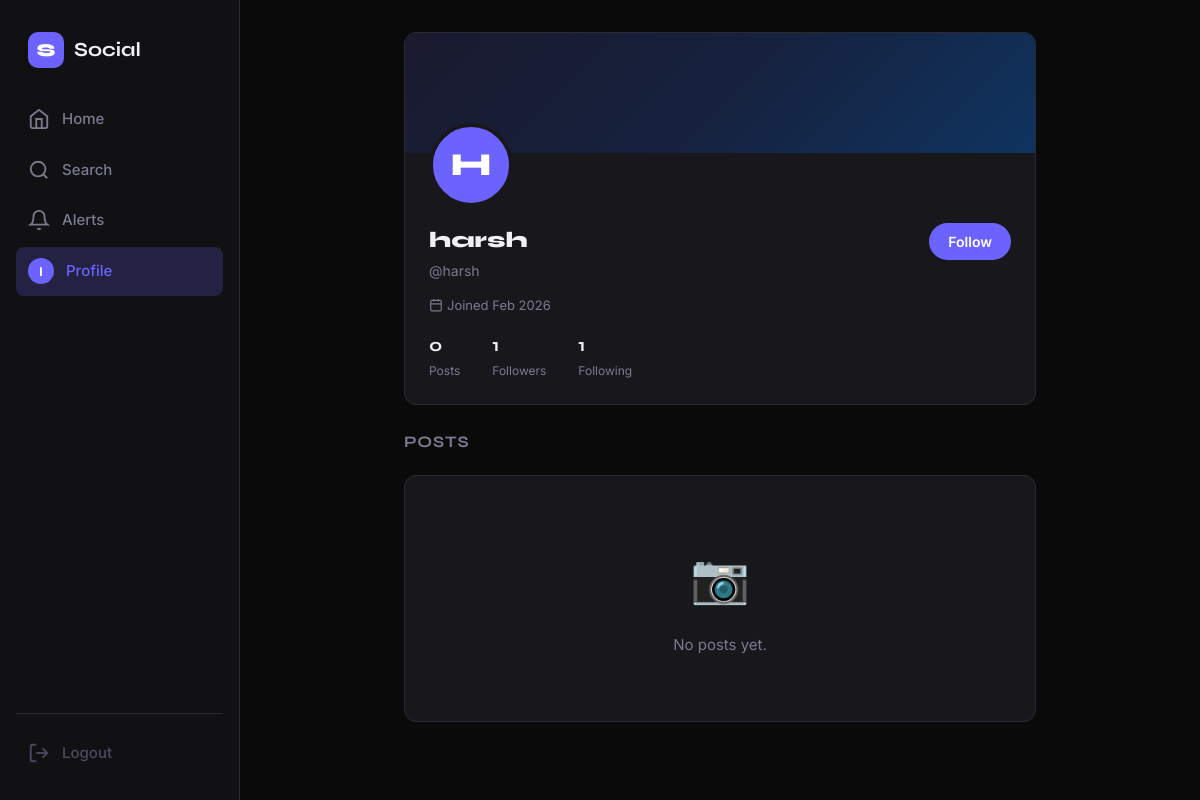
The app's page /profile/harsh/ (signed in) with its own data.
### feed/models.py (models this page shows, shortened)
class UserProfile(models.Model):
    user = models.OneToOneField(
        User,
        on_delete=models.CASCADE,        # If User deleted, Profile deleted too
        related_name='profile'           # Access via: user.profile
    )
    bio = models.TextField(max_length=300, blank=True, default='')
    avatar = models.ImageField(
        upload_to='avatars/',            # Stored in MEDIA_ROOT/avatars/
        blank=True,
        null=True
    )
    website = models.URLField(blank=True, default='')
    location = models.CharField(max_length=100, blank=True, default='')
    followers = models.ManyToManyField(
        'self',
        symmetrical=False,               # A follows B ≠ B follows A
        related_name='following',
        blank=True
    )
    created_at = models.DateTimeField(auto_now_add=True)
    class Meta:
        verbose_name = 'User Profile'
        verbose_name_plural = 'User Profiles'
    def follower_count(self):
        return self.followers.count()
    def following_count(self):
        return self.following.count()
    def post_count(self):
        return self.user.posts.count()

### feed/views.py (the view)
# urls.py: path('profile/<str:username>/',      views.profile_view,    name='profile'),
@login_required
def profile_view(request, username):
    profile_user = get_object_or_404(User, username=username)
    profile = profile_user.profile
    posts = profile_user.posts.select_related('author').prefetch_related('likes', 'comments')
    is_following = request.user.profile.following.filter(user=profile_user).exists()
    is_own_profile = request.user == profile_user
    liked_post_ids = Like.objects.filter(
        user=request.user
    ).values_list('post_id', flat=True)
    context = {
        'profile_user': profile_user,
        'profile': profile,
        'posts': posts,
        'is_following': is_following,
        'is_own_profile': is_own_profile,
        'liked_post_ids': set(liked_post_ids),
    }
    return render(request, 'feed/profile.html', context)

### feed/templatetags/feed_tags.py (called while the page is built)
@register.simple_tag
def get_notification_count(user):
    return user.notifications.filter(is_read=False).count()

@register.filter
def format_count(value):
    try:
        value = int(value)
        if value >= 1_000_000:
            return f"{value/1_000_000:.1f}M"
        elif value >= 1_000:
            return f"{value/1_000:.1f}K"
        return str(value)
    except (ValueError, TypeError):
        return value

### feed/templates/feed/profile.html (shortened to what this page needs)
{% extends 'feed/base.html' %}
{% load feed_tags %}
{% load static %}
{% block content %}
<div class="profile-layout">
  <div class="profile-header-card">
    <div class="profile-cover"></div>
    <div class="profile-info">
      <div class="profile-avatar-large">
        {% if profile.avatar %}
          <img src="{{ profile.avatar.url }}" alt="{{ profile_user.username }}">
        {% else %}
          <span>{{ profile_user.username|first|upper }}</span>
        {% endif %}
      </div>
      <div class="profile-meta">
        <div class="profile-name-row">
          <div>
            <h1 class="profile-display-name">
              {{ profile_user.get_full_name|default:profile_user.username }}
            </h1>
            <p class="profile-handle">@{{ profile_user.username }}</p>
          </div>
          {% if is_own_profile %}
            <a href="{% url 'edit_profile' %}" class="btn btn-outline">Edit Profile</a>
          {% else %}
            <button class="btn {% if is_following %}btn-outline{% else %}btn-primary{% endif %} follow-toggle-btn"
                    data-username="{{ profile_user.username }}"
                    data-url="{% url 'toggle_follow' username=profile_user.username %}"
                    id="follow-btn">
              {% if is_following %}Following{% else %}Follow{% endif %}
            </button>
          {% endif %}
        </div>
        <div class="profile-details">
          <span class="profile-detail">
            <svg width="14" height="14" viewBox="0 0 24 24" fill="none" stroke="currentColor" stroke-width="2">
              <rect x="3" y="4" width="18" height="18" rx="2" ry="2"/><line x1="16" y1="2" x2="16" y2="6"/>
              <line x1="8" y1="2" x2="8" y2="6"/><line x1="3" y1="10" x2="21" y2="10"/>
            </svg>
            Joined {{ profile.created_at|date:"M Y" }}
          </span>
        </div>
        <div class="profile-stats">
          <div class="stat-item">
            <strong class="stat-value">{{ profile.post_count|format_count }}</strong>
            <span class="stat-label">Posts</span>
          </div>
          <div class="stat-item">
            <strong class="stat-value" id="follower-count">{{ profile.follower_count|format_count }}</strong>
            <span class="stat-label">Followers</span>
          </div>
          <div class="stat-item">
            <strong class="stat-value">{{ profile.following_count|format_count }}</strong>
            <span class="stat-label">Following</span>
          </div>
        </div>
      </div>
    </div>
  </div>
  <div class="profile-posts">
    <h3 class="section-heading">Posts</h3>
    {% for post in posts %}
    <article class="post-card" data-post-id="{{ post.id }}">
      <div class="post-header">
        <div class="post-author-link">
          <div class="post-avatar">
            {% if post.author.profile.avatar %}
              <img src="{{ post.author.profile.avatar.url }}" alt="{{ post.author.username }}">
            {% else %}
              <span>{{ post.author.username|first|upper }}</span>
            {% endif %}
          </div>
          <div class="post-author-info">
            <strong>{{ post.author.get_full_name|default:post.author.username }}</strong>
            <span class="post-author-handle">@{{ post.author.username }}</span>
          </div>
        </div>
        <span class="post-time">{{ post.created_at|time_ago }}</span>
        {% if is_own_profile %}
        <div class="post-menu">
          <button class="post-menu-btn" data-menu="{{ post.id }}">···</button>
          <div class="post-dropdown hidden" id="menu-{{ post.id }}">
            <a href="{% url 'post_edit' pk=post.id %}" class="dropdown-item">Edit</a>
            <a href="{% url 'post_delete' pk=post.id %}" class="dropdown-item danger">Delete</a>
          </div>
        </div>
        {% endif %}
      </div>
      {% if post.content %}<p class="post-content">{{ post.content }}</p>{% endif %}
      {% if post.image %}
      <div class="post-image-wrap">
        <a href="{% url 'post_detail' pk=post.id %}">
          <img src="{{ post.image.url }}" alt="Post image" class="post-image" loading="lazy">
        </a>
      </div>
      {% endif %}
      <div class="post-actions">
        <button class="action-btn like-btn {% if post.id in liked_post_ids %}liked{% endif %}"
                data-post="{{ post.id }}"
                data-url="{% url 'toggle_like' pk=post.id %}">
          <svg width="18" height="18" viewBox="0 0 24 24" stroke="currentColor" stroke-width="2"
               fill="{% if post.id in liked_post_ids %}currentColor{% else %}none{% endif %}">
            <path d="M20.84 4.61a5.5 5.5 0 0 0-7.78 0L12 5.67l-1.06-1.06a5.5 5.5 0 0 0-7.78 7.78l1.06 1.06L12 21.23l7.78-7.78 1.06-1.06a5.5 5.5 0 0 0 0-7.78z"/>
          </svg>
          <span class="like-count">{{ post.like_count }}</span>
        </button>
        <a href="{% url 'post_detail' pk=post.id %}" class="action-btn comment-btn">
          <svg width="18" height="18" viewBox="0 0 24 24" fill="none" stroke="currentColor" stroke-width="2">
            <path d="M21 15a2 2 0 0 1-2 2H7l-4 4V5a2 2 0 0 1 2-2h14a2 2 0 0 1 2 2z"/>
          </svg>
          <span>{{ post.comment_count }}</span>
        </a>
      </div>
    </article>
    {% empty %}
    <div class="empty-feed">
      <div class="empty-icon">📷</div>
      <p>No posts yet.</p>
    </div>
    {% endfor %}
  </div>
</div>
{% endblock %}

### feed/templates/feed/base.html (shortened to what this page needs)
{% load static %}
{% load feed_tags %}
<!DOCTYPE html>
<html lang="en">
<head>
  <link rel="stylesheet" href="{% static 'css/main.css' %}">
</head>
<body>
{% if user.is_authenticated %}
<nav class="sidebar">
  <div class="sidebar-logo">
    <span class="logo-mark">S</span>
    <span class="logo-text">Social</span>
  </div>
  <ul class="nav-links">
    <li>
      <a href="{% url 'feed' %}" class="nav-link {% if request.resolver_match.url_name == 'feed' %}active{% endif %}">
        <svg width="22" height="22" viewBox="0 0 24 24" fill="none" stroke="currentColor" stroke-width="2">
          <path d="M3 9l9-7 9 7v11a2 2 0 0 1-2 2H5a2 2 0 0 1-2-2z"/><polyline points="9 22 9 12 15 12 15 22"/>
        </svg>
        <span>Home</span>
      </a>
    </li>
    <li>
      <a href="{% url 'search' %}" class="nav-link {% if request.resolver_match.url_name == 'search' %}active{% endif %}">
        <svg width="22" height="22" viewBox="0 0 24 24" fill="none" stroke="currentColor" stroke-width="2">
          <circle cx="11" cy="11" r="8"/><line x1="21" y1="21" x2="16.65" y2="16.65"/>
        </svg>
        <span>Search</span>
      </a>
    </li>
    <li>
      <a href="{% url 'notifications' %}" class="nav-link {% if request.resolver_match.url_name == 'notifications' %}active{% endif %}">
        <span class="notif-wrapper">
          <svg width="22" height="22" viewBox="0 0 24 24" fill="none" stroke="currentColor" stroke-width="2">
            <path d="M18 8A6 6 0 0 0 6 8c0 7-3 9-3 9h18s-3-2-3-9"/><path d="M13.73 21a2 2 0 0 1-3.46 0"/>
          </svg>
          {% get_notification_count user as notif_count %}
        </span>
        <span>Alerts</span>
      </a>
    </li>
    <li>
      <a href="{% url 'profile' username=user.username %}" class="nav-link {% if request.resolver_match.url_name == 'profile' %}active{% endif %}">
        <div class="nav-avatar">
          {% if user.profile.avatar %}
            <img src="{{ user.profile.avatar.url }}" alt="{{ user.username }}">
          {% else %}
            <span>{{ user.username|first|upper }}</span>
          {% endif %}
        </div>
        <span>Profile</span>
      </a>
    </li>
  </ul>
  <div class="sidebar-footer">
    <a href="{% url 'logout' %}" class="nav-link logout-link">
      <svg width="22" height="22" viewBox="0 0 24 24" fill="none" stroke="currentColor" stroke-width="2">
        <path d="M9 21H5a2 2 0 0 1-2-2V5a2 2 0 0 1 2-2h4"/><polyline points="16 17 21 12 16 7"/><line x1="21" y1="12" x2="9" y2="12"/>
      </svg>
      <span>Logout</span>
    </a>
  </div>
</nav>
{% endif %}
<main class="main-content {% if not user.is_authenticated %}full-width{% endif %}">
  {% block content %}{% endblock %}
</main>
</body>
</html>

### records on screen
UserProfile: created_at "Feb 2026", post_count "0", follower_count "1", following_count "1"

### other values on screen
{{ user.username|first|upper }} "I"
{{ profile_user.username|first|upper }} "H"
{{ profile_user.get_full_name|default:profile_user.username }} "harsh"
{{ profile_user.username }} "harsh"
